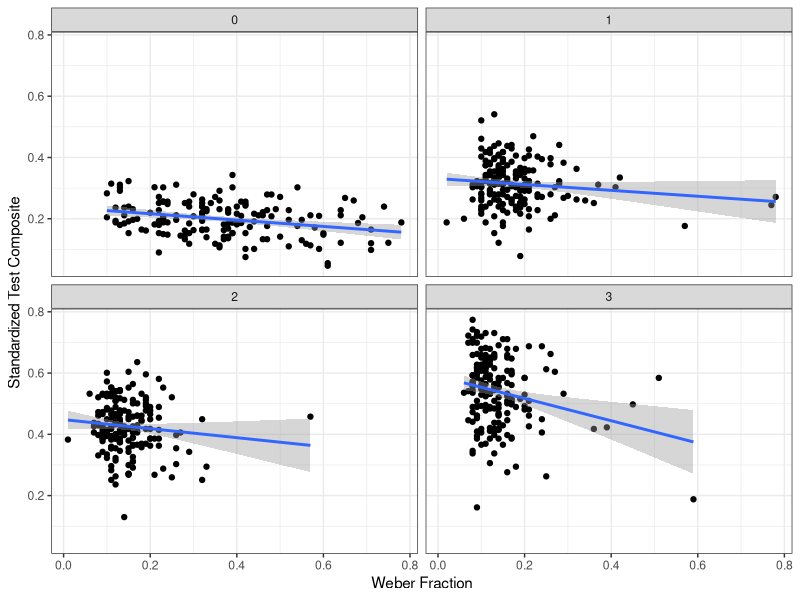
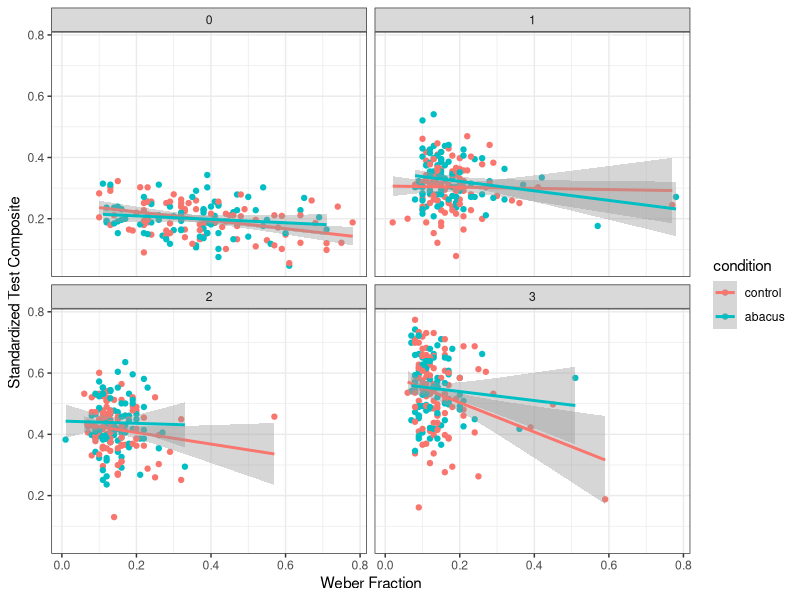
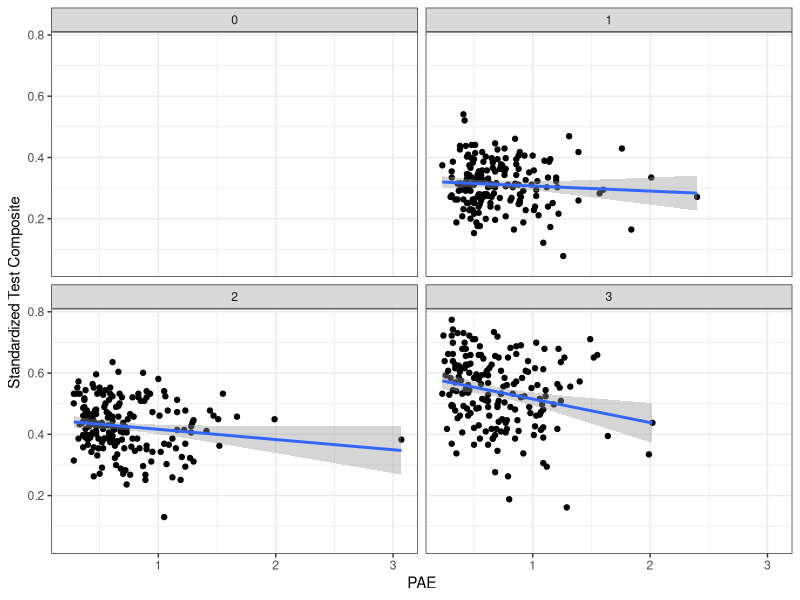
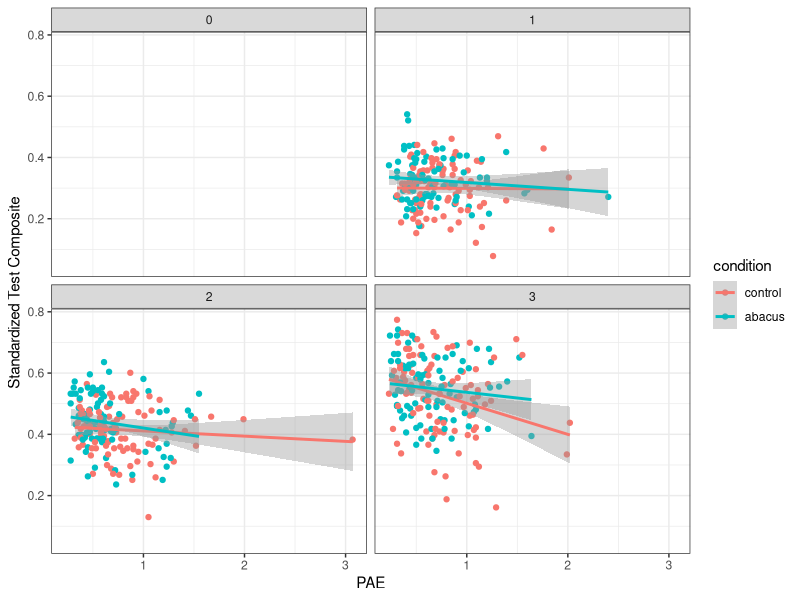
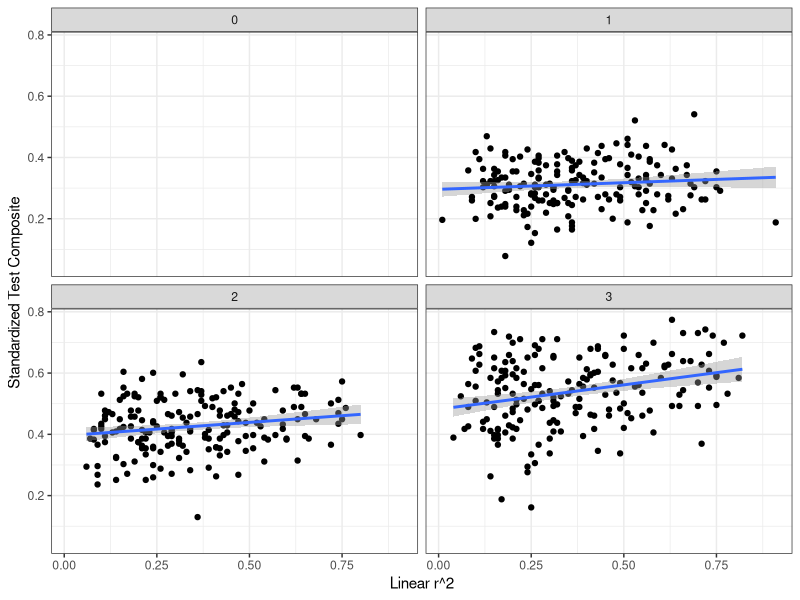
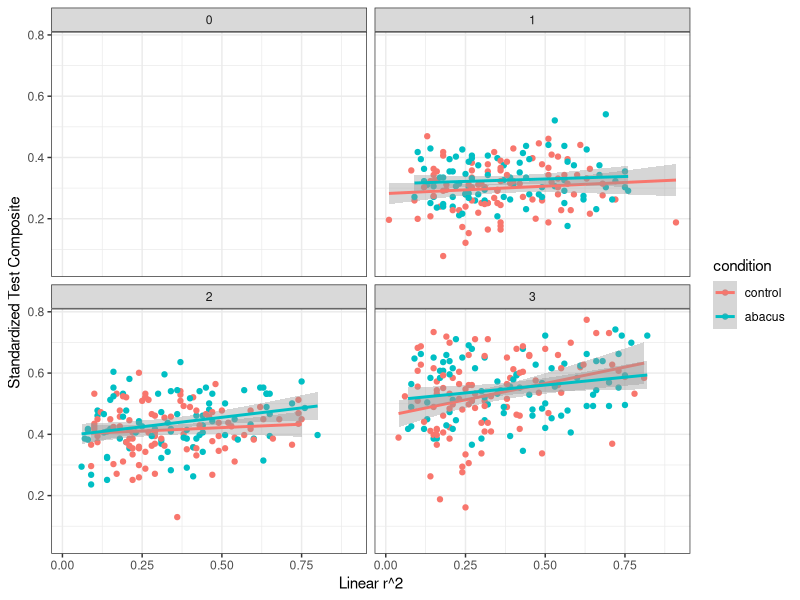
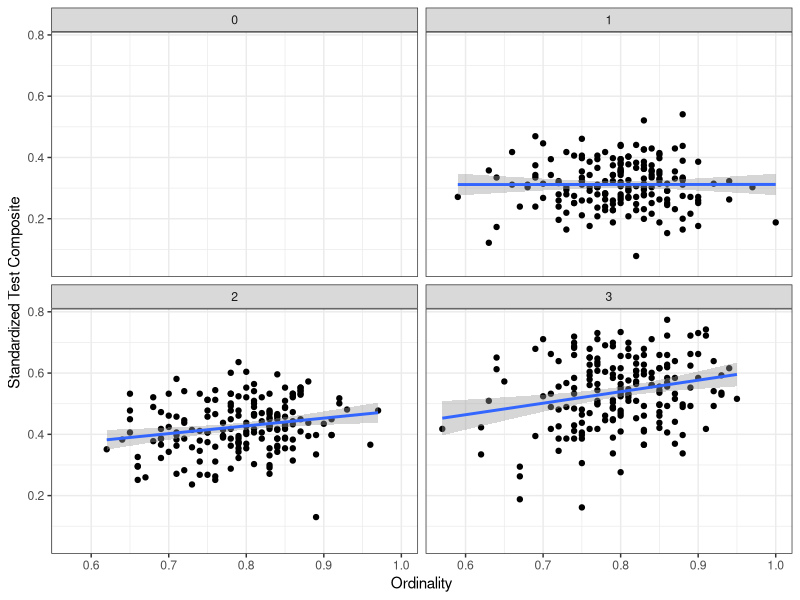
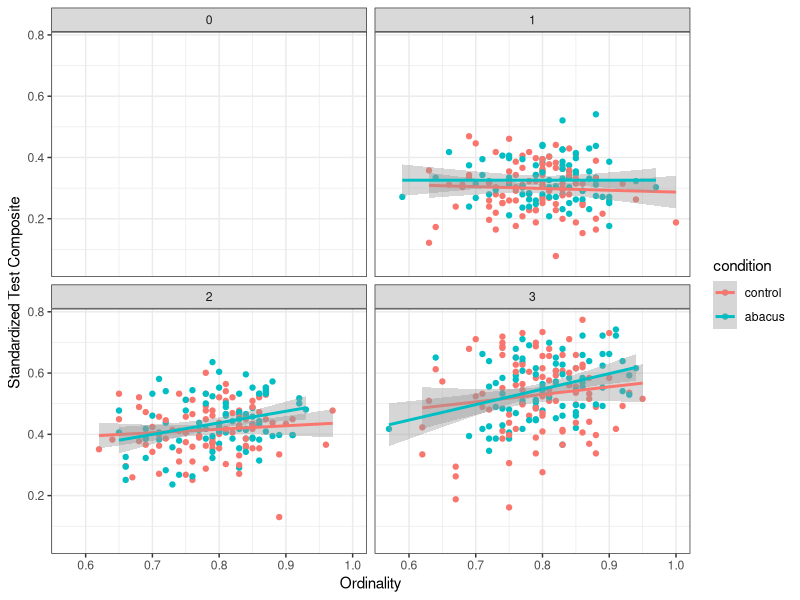

Generate these figures, in order, with R: (Note: this script raises an error after producing the figures.)
## ---- chunk 1
# knitr settings to control how R chunks work.
require(knitr)
opts_chunk$set(
  cache=TRUE,
  size="small"    # slightly smaller font for code
)
## ---- chunk 2
library(dplyr)
library(tidyr)
library(ggplot2)
library(lme4)
# require(mosaic)
rm(list=ls())
theme_set(theme_bw())
options(warn=-1)
## ---- chunk 3
d <- read.csv("zenith all data.csv")
d$condition <- factor(d$condition, levels=c("control","abacus"))
head(d)
## ---- chunk 4
d$standardized <- rowMeans(d[,c("wiat","woodcock")],na.rm=TRUE) 

summary(d$standardized[d$year==0])
summary(d$standardized[d$year==1])
summary(d$standardized[d$year==2])
summary(d$standardized[d$year==3])
summary(d$standardized[d$condition =="abacus"])
summary(d$standardized[d$condition =="control"])
## ---- chunk 5
summary(d$ans[d$condition =="abacus"])
summary(d$ans[d$condition =="control"])
summary(d$ans[d$year==0])
summary(d$ans[d$year==1])
summary(d$ans[d$year==2])
summary(d$ans[d$year==3])

summary(d$deviance[d$condition =="abacus"])
summary(d$deviance[d$condition =="control"])
summary(d$deviance[d$year==1])
summary(d$deviance[d$year==2])
summary(d$deviance[d$year==3])

summary(d$linr2[d$condition =="abacus"])
summary(d$linr2[d$condition =="control"])
summary(d$linr2[d$year==1])
summary(d$linr2[d$year==2])
summary(d$linr2[d$year==3])

summary(d$ordinality[d$condition =="abacus"])
summary(d$ordinality[d$condition =="control"])
summary(d$ordinality[d$year==1])
summary(d$ordinality[d$year==2])
summary(d$ordinality[d$year==3])

## ---- chunk 6
data.frame(year=factor(c("1-2","2-3")),
           corrs=c(cor.test(d$deviance[d$year==1],
                            d$deviance[d$year==2])$estimate,
                   cor.test(d$deviance[d$year==2],
                            d$deviance[d$year==3])$estimate))
## ---- chunk 7
data.frame(year=factor(c("1-2","2-3")),
           corrs=c(cor.test(d$linr2[d$year==1],d$linr2[d$year==2])$estimate,
                   cor.test(d$linr2[d$year==2],d$linr2[d$year==3])$estimate))
## ---- chunk 8
data.frame(year=factor(c("1-2","2-3")),
           corrs=c(cor.test(d$ordinality[d$year==1],
                            d$ordinality[d$year==2])$estimate,
                   cor.test(d$ordinality[d$year==2],
                            d$ordinality[d$year==3])$estimate))
## ---- chunk 9
data.frame(year=factor(c("0-1","1-2","2-3")),
           corrs=c(cor.test(d$ans[d$year==0],
                            d$ans[d$year==1])$estimate, 
                   cor.test(d$ans[d$year==1],
                            d$ans[d$year==2])$estimate,
                   cor.test(d$ans[d$year==2],
                            d$ans[d$year==3])$estimate))
## ---- chunk 10
w.interaction <- lmer(ans ~ year  * condition + (subnum|year), data=d)
summary(w.interaction)
wo.interaction<-lmer(ans ~ year + condition + (subnum|year), data=d)
a<-anova(w.interaction, wo.interaction)
a

## ---- chunk 11
tasks <- c("deviance","linr2","ans", "ordinality")

for (t in tasks) {
  md <- d %>% 
    rename_("value" = t)
  
  print(paste("*********",t,"**********"))
  print(t.test(subset(md,condition=="abacus" & year==1)$value,
               subset(md,condition=="control" & year==1)$value,var.equal=TRUE))
  print(t.test(subset(md,condition=="abacus" & year==2)$value,
               subset(md,condition=="control" & year==2)$value,var.equal=TRUE))
  print(t.test(subset(md,condition=="abacus" & year==3)$value,
               subset(md,condition=="control" & year==3)$value,var.equal=TRUE))
}
## ---- chunk 12
qplot(ans, standardized, facets=~year, 
      data=d) + 
  geom_smooth(method="lm") +
  ylab("Standardized Test Composite") +
  xlab("Weber Fraction")        
## ---- chunk 13
qplot(ans, standardized, facets=~year, 
      col=condition,
      data=d) + 
  geom_smooth(method="lm") +
  ylab("Standardized Test Composite") +
  xlab("Weber Fraction")        
## ---- chunk 14
qplot(deviance, standardized, facets=~year,
      data=d) + 
  geom_smooth(method="lm") +
  ylab("Standardized Test Composite") +
  xlab("PAE")    

qplot(deviance, standardized, facets=~year, 
      col=condition,
      data=d) + 
  geom_smooth(method="lm") +
  ylab("Standardized Test Composite") +
  xlab("PAE")    

## ---- chunk 15
qplot(linr2, standardized, facets=~year,
      data=d) + 
  geom_smooth(method="lm") +
  ylab("Standardized Test Composite") +
  xlab("Linear r^2")    

qplot(linr2, standardized, facets=~year, 
      col=condition,
      data=d) + 
  geom_smooth(method="lm") +
  ylab("Standardized Test Composite") +
  xlab("Linear r^2")       
## ---- chunk 16
qplot(ordinality, standardized, facets=~year,
      data=d) + 
  geom_smooth(method="lm") +
  ylab("Standardized Test Composite") +
  xlab("Ordinality")    

qplot(ordinality, standardized, facets=~year, 
      col=condition,
      data=d) + 
  geom_smooth(method="lm") +
  ylab("Standardized Test Composite") +
  xlab("Ordinality")       
## ---- chunk 17
model.pred <- function (data, 
                        mathvars=c("wiat","woodcock","placeval",
                                   "math","arith","standardized"),
                        predvars=c("ans","mental.rot","verbalwm",
                                   "spatialwm","ravens","deviance",
                                   "linr2","ordinality"),
                        model.formula, 
                        model.name="model",
                        years = c(0,1,2,3)) {  
  
  coefs <- data.frame()
  for (yr in years) {
    ## Ensure complete cases for each year
    y <- subset(data, year==yr)
    yc <- y[complete.cases(y[, mathvars]),]
    controls <- subset(yc, condition == "control")
    
    ## standardize predictors
    for (v in c(predvars,mathvars)) {
      eval(parse(text=paste("yc$",v,".scale <- scale(yc$",v,")",sep="")))
    }
    
    ## Find principal components
    pca <- princomp(~wiat.scale + woodcock.scale + math.scale + 
                      placeval.scale + arith.scale, 
                    data=yc, 
                    cor = TRUE, scores = TRUE)  
    yc$pc1 <- pca$scores[,"Comp.1"]
    
    ## run model
    model <- lm(model.formula, data=yc)  
    coefs <- bind_rows(coefs, 
                       data.frame(year=yr,
                                  betas=coef(model),
                                  se=coef(summary(model))[, "Std. Error"],
                                  preds=names(coef(model)),
                                  model=model.name))
    }
  
  return(coefs)
}
## ---- chunk 18
relevel.coefs <- function (coefs, dv="ans.scale") {
  
  coefs$preds <- factor(coefs$preds, 
                        levels=c("(Intercept)",dv,"mental.rot.scale",
                                 "spatialwm.scale","verbalwm.scale","ravens.scale",
                                 "age","conditionabacus"))
  coefs$preds <- plyr::revalue(coefs$preds, c("(Intercept)"="Intercept",
                                        "ans.scale" ="ANS",
                                        "linr2.scale"="Estimation Linear r^2",
                                        "ordinality.scale"="Ordinality",
                                        "deviance.scale"="PAE",
                                        "mental.rot.scale"="Mental Rotation",
                                        "ravens.scale"="Raven's",
                                        "spatialwm.scale"="Spatial WM",
                                        "verbalwm.scale"="Verbal WM",
                                        "conditionabacus"="Intervention",
                                        "age"="Age"))
  coefs$model <- factor(coefs$model, levels=c("vanilla","complex","complex + cond"))
  coefs$model <- plyr::revalue(coefs$model, c("vanilla"="Univariate",
                                        "complex"="All Preds",
                                        "complex + cond"=
                                          "All Preds + Intervention"))
  return(coefs)
}
## ---- chunk 19
coefs <- rbind(try(model.pred(data=d, 
                              model.formula = formula(standardized.scale ~ 
                                                        ans.scale), 
                              model.name="vanilla")),               
               try(model.pred(data=d, 
                              model.formula = formula(standardized.scale ~ 
                                                        ans.scale + 
                                                        mental.rot.scale + 
                                                        verbalwm.scale + 
                                                        spatialwm.scale + 
                                                        ravens.scale + 
                                                        age + condition), 
                              model.name="complex + cond")))
coefs <- relevel.coefs(coefs)

qplot(preds,betas,facets=model~year, 
      fill=preds,
      geom="bar",
      stat="identity",
      position="dodge",
      data=subset(coefs, preds!="Intercept")) +
  geom_linerange(aes(ymin=betas-se,
                     ymax=betas+se)) +
  geom_hline(yintercept=0, lty=2) + 
  xlab("Predictor") + 
  ylab("Standardized Beta Weight") + 
  scale_colour_discrete(name="Predictor") +
  theme(axis.text.x = element_text(angle = 90, vjust=.5, hjust = 1)) 
ans.coefs <- coefs
as.data.frame(coefs)
## ---- chunk 20
coefs <- rbind(try(model.pred(data=d, 
                              model.formula = formula(standardized.scale ~ 
                                                        deviance.scale), 
                              model.name="vanilla", years=c(1,2,3))),
               try(model.pred(data=d, 
                              model.formula = formula(standardized.scale ~ 
                                                        deviance.scale + 
                                                        mental.rot.scale + 
                                                        verbalwm.scale + 
                                                        spatialwm.scale + 
                                                        ravens.scale + 
                                                        age + condition), 
                              model.name="complex + cond", years=c(1,2,3))))
coefs <- relevel.coefs(coefs,dv="deviance.scale")

qplot(preds,betas,facets=model~year, 
      fill=preds,
      geom="bar",
      stat="identity",
      position="dodge",
      data=subset(coefs, preds!="Intercept")) +
  geom_linerange(aes(ymin=betas-se,
                     ymax=betas+se)) +
  geom_hline(yintercept=0, lty=2) + 
  xlab("Predictor") + 
  ylab("Standardized Beta Weight") + 
  scale_colour_discrete(name="Predictor") +
  theme(axis.text.x = element_text(angle = 90, vjust=.5, hjust = 1)) 
pae.coefs <- coefs
as.data.frame(coefs)
## ---- chunk 21
coefs <- rbind(try(model.pred(data=d, 
                              model.formula = formula(standardized.scale ~ 
                                                        linr2.scale), 
                              model.name="vanilla", years=c(1,2,3))),
               
               try(model.pred(data=d, 
                              model.formula = formula(standardized.scale ~ 
                                                        linr2.scale + 
                                                        mental.rot.scale + 
                                                        verbalwm.scale + 
                                                        spatialwm.scale + 
                                                        ravens.scale + 
                                                        age + condition), 
                              model.name="complex + cond", years=c(1,2,3))))
coefs <- relevel.coefs(coefs,dv="linr2.scale")

qplot(preds,betas,facets=model~year, 
      fill=preds,
      geom="bar",
      stat="identity",
      position="dodge",
      data=subset(coefs, preds!="Intercept")) +
  geom_linerange(aes(ymin=betas-se,
                     ymax=betas+se)) +
  geom_hline(yintercept=0, lty=2) + 
  xlab("Predictor") + 
  ylab("Standardized Beta Weight") + 
  scale_colour_discrete(name="Predictor") +
  theme(axis.text.x = element_text(angle = 90, vjust=.5, hjust = 1))
as.data.frame(coefs)
linr2.coefs <- coefs
## ---- chunk 22
coefs <- rbind(try(model.pred(data=d, 
                              model.formula = formula(standardized.scale ~ 
                                                        ordinality.scale), 
                              model.name="vanilla", years=c(1,2,3))),
               
               try(model.pred(data=d, 
                              model.formula = formula(standardized.scale ~ 
                                                        ordinality.scale + 
                                                        mental.rot.scale + 
                                                        verbalwm.scale + 
                                                        spatialwm.scale + 
                                                        ravens.scale + 
                                                        age + condition), 
                              model.name="complex + cond", years=c(1,2,3))))
coefs <- relevel.coefs(coefs,dv="ordinality.scale")

qplot(preds,betas,facets=model~year, 
      fill=preds,
      geom="bar",
      stat="identity",
      position="dodge",
      data=subset(coefs, preds!="Intercept")) +
  geom_linerange(aes(ymin=betas-se,
                     ymax=betas+se)) +
  geom_hline(yintercept=0, lty=2) + 
  xlab("Predictor") + 
  ylab("Standardized Beta Weight") + 
  scale_colour_discrete(name="Predictor") +
  theme(axis.text.x = element_text(angle = 90, vjust=.5, hjust = 1))
ord.coefs <- coefs
as.data.frame(coefs)
## ---- chunk 23
mathvars=c("wiat","woodcock","placeval","math","arith","standardized")
predvars=c("ans","mental.rot","verbalwm","spatialwm","ravens","deviance",
           "linr2","ordinality")

y <- subset(d, year==0)
yc <- y[complete.cases(y[, c("ans","mental.rot","verbalwm","spatialwm","ravens")]),]
    
## standardize predictors in
for (v in c(predvars,mathvars)) {
  eval(parse(text=paste("yc$",v,".scale <- scale(yc$",v,")",sep="")))
}
        
## run models
model1 <- lm(standardized.scale ~ ans.scale + mental.rot.scale + verbalwm.scale + 
              spatialwm.scale + ravens.scale +  age + condition, data = yc)
model2 <- lm(standardized.scale ~ mental.rot.scale + verbalwm.scale + 
              spatialwm.scale + ravens.scale +  age + condition, data = yc)
summary(model1)
summary(model2)
anova(model1, model2)
## ---- chunk 24
#ensure year 0, ensure complete cases
y0 <- subset(d, year==0)
yc0 <- y0[complete.cases(y0[, c("ans","mental.rot","verbalwm","spatialwm","ravens")]),]


#scale all variables
yc0$standardized.scale <-scale(yc0$standardized)
yc0$ans.scale <-scale(yc0$ans)
yc0$mental.rot.scale<-scale(yc0$mental.rot)
yc0$age.scale<-scale(yc0$age)
yc0$verbalwm.scale<-scale(yc0$verbalwm)
yc0$spatialwm.scale<-scale(yc0$spatialwm)
yc0$ravens.scale<-scale(yc0$ravens)

#ANS, Year 0
withansyear0 <- lm(standardized.scale ~ ans.scale + mental.rot.scale + verbalwm.scale + 
              spatialwm.scale + ravens.scale +  age + condition, data = yc0)
withoutansyear0 <- lm(standardized.scale ~ mental.rot.scale + verbalwm.scale + 
              spatialwm.scale + ravens.scale +  age + condition, data = yc0)
summary(withansyear0)
summary(withoutansyear0)
anova(withansyear0, withoutansyear0)
## ---- chunk 25
coefs <- rbind(model.pred(data=d, 
                          model.formula = formula(pc1 ~ ans.scale), 
                          model.name="vanilla"),
               model.pred(data=d, 
                          model.formula = formula(pc1 ~ ans.scale + 
                                                    mental.rot.scale + 
                                                    verbalwm.scale + 
                                                    spatialwm.scale + ravens.scale + 
                                                    age), 
                          model.name="complex"),
               model.pred(data=d, 
                          model.formula = formula(pc1 ~ ans.scale + 
                                                    mental.rot.scale + 
                                                    verbalwm.scale + 
                                                    spatialwm.scale + ravens.scale + 
                                                    age + condition), 
                          model.name="complex + cond"))
coefs <- relevel.coefs(coefs)

qplot(preds,-betas,facets=model~year, 
      fill=preds,
      geom="bar",
      stat="identity",
      position="dodge",
      data=subset(coefs, preds!="Intercept")) +
  geom_linerange(aes(ymin=-betas-se,
                     ymax=-betas+se)) +
  geom_hline(yintercept=0, lty=2) + 
  xlab("Predictor") + 
  ylab("Standardized Beta Weight") + 
  scale_colour_discrete(name="Predictor") +
  theme(axis.text.x = element_text(angle = 90, vjust=.5, hjust = 1)) 
pca.ans.coefs <- coefs
as.data.frame(coefs)
## ---- chunk 26

coefs <- rbind(try(model.pred(data=d, 
                              model.formula = formula(pc1 ~ 
                                                        ordinality.scale), 
                              model.name="vanilla", years=c(1,2,3))),
               
               try(model.pred(data=d, 
                              model.formula = formula(pc1 ~ 
                                                        ordinality.scale + 
                                                        mental.rot.scale + 
                                                        verbalwm.scale + 
                                                        spatialwm.scale + 
                                                        ravens.scale + 
                                                        age + condition), 
                              model.name="complex + cond", years=c(1,2,3))))
coefs <- relevel.coefs(coefs,dv="ordinality.scale")

qplot(preds,betas,facets=model~year, 
      fill=preds,
      geom="bar",
      stat="identity",
      position="dodge",
      data=subset(coefs, preds!="Intercept")) +
  geom_linerange(aes(ymin=betas-se,
                     ymax=betas+se)) +
  geom_hline(yintercept=0, lty=2) + 
  xlab("Predictor") + 
  ylab("Standardized Beta Weight") + 
  scale_colour_discrete(name="Predictor") +
  theme(axis.text.x = element_text(angle = 90, vjust=.5, hjust = 1))
pca.ord.coefs <- coefs
as.data.frame(coefs)
## ---- chunk 27
coefs <- rbind(try(model.pred(data=d, 
                              model.formula = formula(pc1 ~ 
                                                        deviance.scale), 
                              model.name="vanilla", years=c(1,2,3))),
               
               try(model.pred(data=d, 
                              model.formula = formula(pc1 ~ 
                                                        deviance.scale + 
                                                        mental.rot.scale + 
                                                        verbalwm.scale + 
                                                        spatialwm.scale + 
                                                        ravens.scale + 
                                                        age + condition), 
                              model.name="complex + cond", years=c(1,2,3))))
coefs <- relevel.coefs(coefs,dv="deviance.scale")

qplot(preds,betas,facets=model~year, 
      fill=preds,
      geom="bar",
      stat="identity",
      position="dodge",
      data=subset(coefs, preds!="Intercept")) +
  geom_linerange(aes(ymin=betas-se,
                     ymax=betas+se)) +
  geom_hline(yintercept=0, lty=2) + 
  xlab("Predictor") + 
  ylab("Standardized Beta Weight") + 
  scale_colour_discrete(name="Predictor") +
  theme(axis.text.x = element_text(angle = 90, vjust=.5, hjust = 1)) 
pca.pae.coefs <- coefs
as.data.frame(coefs)
## ---- chunk 28

coefs <- rbind(try(model.pred(data=d, 
                              model.formula = formula(pc1 ~ 
                                                        linr2.scale), 
                              model.name="vanilla", years=c(1,2,3))),
               
               try(model.pred(data=d, 
                              model.formula = formula(pc1 ~ 
                                                        linr2.scale + 
                                                        mental.rot.scale + 
                                                        verbalwm.scale + 
                                                        spatialwm.scale + 
                                                        ravens.scale + 
                                                        age + condition), 
                              model.name="complex + cond", years=c(1,2,3))))
coefs <- relevel.coefs(coefs,dv="linr2.scale")

qplot(preds,betas,facets=model~year, 
      fill=preds,
      geom="bar",
      stat="identity",
      position="dodge",
      data=subset(coefs, preds!="Intercept")) +
  geom_linerange(aes(ymin=betas-se,
                     ymax=betas+se)) +
  geom_hline(yintercept=0, lty=2) + 
  xlab("Predictor") + 
  ylab("Standardized Beta Weight") + 
  scale_colour_discrete(name="Predictor") +
  theme(axis.text.x = element_text(angle = 90, vjust=.5, hjust = 1))
pca.linr2.coefs <- coefs
as.data.frame(coefs)
## ---- chunk 29
coefs <- rbind(try(model.pred(data=d, 
                              model.formula = formula(pc1 ~ 
                                                        ans.scale + deviance.scale + linr2.scale + ordinality.scale), 
                              model.name="vanilla", years=c(1,2,3))),
               try(model.pred(data=d, 
                              model.formula = formula(pc1 ~ 
                                                        ans.scale + 
                                                        deviance.scale + 
                                                        linr2.scale + 
                                                        ordinality.scale +
                                                        mental.rot.scale + 
                                                        verbalwm.scale + 
                                                        spatialwm.scale + 
                                                        ravens.scale + 
                                                        age + condition), 
                              model.name="complex + cond", years=c(1,2,3))))
coefs <- relevel.coefs(coefs,dv=c("ans.scale", "deviance.scale",
                                   "linr2.scale","ordinality.scale"))

qplot(preds,betas,facets=model~year, 
      fill=preds,
      geom="bar",
      stat="identity",
      position="dodge",
      data=subset(coefs, preds!="Intercept")) +
  geom_linerange(aes(ymin=betas-se,
                     ymax=betas+se)) +
  geom_hline(yintercept=0, lty=2) + 
  xlab("Predictor") + 
  ylab("Standardized Beta Weight") + 
  scale_colour_discrete(name="Predictor") +
  theme(axis.text.x = element_text(angle = 90, vjust=.5, hjust = 1)) 
pca.all.coefs <- coefs
as.data.frame(coefs)
## ---- chunk 30
coefs <- rbind(try(model.pred(data=d, 
                              model.formula = formula(standardized.scale ~ 
                                                        ans.scale + deviance.scale + linr2.scale + ordinality.scale), 
                              model.name="vanilla", years=c(1,2,3))),
               try(model.pred(data=d, 
                              model.formula = formula(standardized.scale ~ 
                                                        ans.scale + 
                                                        deviance.scale + 
                                                        linr2.scale + 
                                                        ordinality.scale +
                                                        mental.rot.scale + 
                                                        verbalwm.scale + 
                                                        spatialwm.scale + 
                                                        ravens.scale + 
                                                        age + condition), 
                              model.name="complex + cond", years=c(1,2,3))))
coefs <- relevel.coefs(coefs,dv=c("ans.scale", "deviance.scale",
                                   "linr2.scale","ordinality.scale"))

qplot(preds,betas,facets=model~year, 
      fill=preds,
      geom="bar",
      stat="identity",
      position="dodge",
      data=subset(coefs, preds!="Intercept")) +
  geom_linerange(aes(ymin=betas-se,
                     ymax=betas+se)) +
  geom_hline(yintercept=0, lty=2) + 
  xlab("Predictor") + 
  ylab("Standardized Beta Weight") + 
  scale_colour_discrete(name="Predictor") +
  theme(axis.text.x = element_text(angle = 90, vjust=.5, hjust = 1)) 

stand.all.coefs <- coefs
as.data.frame(coefs)
## ---- chunk 31
ans.coefs$measure <- "ANS"
ans.coefs$outcome <- "Standarized"
linr2.coefs$measure <- "Linear r^2"
linr2.coefs$outcome <- "Standardized"
ord.coefs$measure <- "Ordinality"
ord.coefs$outcome <- "Standardized"
pae.coefs$measure <- "PAE"
pae.coefs$outcome <- "Standardized"
pca.ans.coefs$measure <- "ANS"
pca.ans.coefs$outcome <- "PCA"
pca.linr2.coefs$measure <- "Linear r^2"
pca.linr2.coefs$outcome <- "PCA"
pca.ord.coefs$measure <- "Ordinality"
pca.ord.coefs$outcome <- "PCA"
pca.pae.coefs$measure <- "PAE"
pca.pae.coefs$outcome <- "PCA"

all.coefs <- bind_rows(ans.coefs, 
                       linr2.coefs, 
                       ord.coefs,
                       pae.coefs,
                       pca.ans.coefs,
                       pca.linr2.coefs, 
                       pca.ord.coefs,
                       pca.pae.coefs) %>%
  filter(model == "All Preds + Intervention")


p<-qplot(preds,betas, facets=outcome*measure~year, 
      fill=preds,
      geom="bar",
      stat="identity",
      position="dodge",
      data=subset(all.coefs, preds!="Intercept")) +
  geom_linerange(aes(ymin=betas-se,
                     ymax=betas+se)) +
  geom_hline(yintercept=0, lty=2) + 
  xlab("Predictor") + 
  ylab("Standardized Beta Weight") + 
  scale_colour_discrete(name="Predictor") +
  theme(axis.text.x = element_text(angle = 90, vjust=1, hjust = 1)) 


p

m<- p + scale_y_continuous(limit = c(-1,1))

m
## ---- chunk 32
ans.coefs$measure <- "ANS"
ans.coefs$outcome <- "Standarized"
linr2.coefs$measure <- "Linear r^2"
linr2.coefs$outcome <- "Standardized"
ord.coefs$measure <- "Ordinality"
ord.coefs$outcome <- "Standardized"
pae.coefs$measure <- "PAE"
pae.coefs$outcome <- "Standardized"


all.coefs <- bind_rows(ans.coefs, 
                       linr2.coefs, 
                       ord.coefs,
                       pae.coefs
                      ) %>%
  filter(model == "All Preds + Intervention")


p<-qplot(preds,betas, facets=outcome*measure~year, 
      fill=preds,
      geom="bar",
      stat="identity",
      position="dodge",
      data=subset(all.coefs, preds!="Intercept")) +
  geom_linerange(aes(ymin=betas-se,
                     ymax=betas+se)) +
  geom_hline(yintercept=0, lty=2) + 
  xlab("Predictor") + 
  ylab("Standardized Beta Weight") + 
  scale_colour_discrete(name="Predictor") +
  theme(axis.text.x = element_text(angle = 90, vjust=.3, hjust = 1)) 


p

#m<- p + scale_y_continuous(limit = c(-.4,.5))

#m
## ---- chunk 33
pca.ans.coefs$measure <- "ANS"
pca.ans.coefs$outcome <- "PCA"
pca.linr2.coefs$measure <- "Linear r^2"
pca.linr2.coefs$outcome <- "PCA"
pca.ord.coefs$measure <- "Ordinality"
pca.ord.coefs$outcome <- "PCA"
pca.pae.coefs$measure <- "PAE"
pca.pae.coefs$outcome <- "PCA"

all.coefs <- bind_rows(
                       pca.ans.coefs,
                       pca.linr2.coefs, 
                       pca.ord.coefs,
                       pca.pae.coefs) %>%
  filter(model == "All Preds + Intervention")


l<-qplot(preds,betas, facets=outcome*measure~year, 
      fill=preds,
      geom="bar",
      stat="identity",
      position="dodge",
      data=subset(all.coefs, preds!="Intercept")) +
  geom_linerange(aes(ymin=betas-se,
                     ymax=betas+se)) +
  geom_hline(yintercept=0, lty=2) + 
  xlab("Predictor") + 
  ylab("Standardized Beta Weight") + 
  scale_colour_discrete(name="Predictor") +
  theme(axis.text.x = element_text(angle = 90, vjust=0.3, hjust = 1)) 


l

#z<- l + scale_y_continuous(limit = c(-1,.5))

#z
